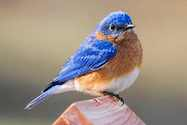
%> input picture Assignment7_Brandon/codingAssignment_Clustering/bluebird.jpeg, 187 x 125 px
$ octave assignmentClustering.m   (GNU Octave 9; MATLAB toolbox functions it lacks are replaced by stand-ins)
%> lines starting %> are read from the running program, lines starting %| are printed output that depends on the picture
%% SDSU Machine Learning Course (CompE510/EE600/CompE596)
%% Programming Assignment:  K-Means Clustering
%
%  Instructions
%  ------------
%
%  Dataset comes from:
%   https://leafyplace.com/types-of-birds/
%
%
%
%  This file contains code that helps you get started on the
%  k-means clustering assignment.
%
%
%  For this part of the assignment, you will need to change some
%  parts of the code below for various experiments (e.g., changing
%  the number of clusters).


% Initialization
clear ; close all; clc

%% =========== Part 1: Load Image ============================

fprintf('===== Part 1: Load Image ===== \n');

% Instructions: The following code loads and display image bluebird.jped
%               Hint: you can use functions "imread()" and "imshow()"
% ============================================================

% ====================== YOUR CODE HERE ======================
% Step 1: read the image and store it in "img"
img = imread('bluebird.jpeg');
%> img is the input picture: size 125x187x3 uint8; mean R, G, B 156.1, 142.3, 131.3

% Step 2: display the image
imshow(img);

% ============================================================

fprintf('Program paused. Press enter to continue.\n');
pause;

%% =========== Part 2: Cluster Pixels with K-means =============
fprintf('===== Part 2: Cluster Pixels with K-means ===== \n');

% Instructions: The following code cluster the data points (pixels) into K
%               clusters. Tune the value of K to see its impact.
%
%               Procedure:
%               First initilize the centroids
%               Then iterate following steps until convergence (iterate for a certain number of iterations)
%                   a: Assign each pixel into the cluster with centroid closest to it
%                   b: Update the centroids
% ============================================================


% ====================== YOUR CODE HERE ======================
% Step 1: Configure the number of clusters
K = 30;

% Step 2: scale the pixel values so that they fall within [0,1]
img = imread('bluebird.jpeg');
img = im2double(img);
%> img: size 125x187x3 double

% Step 3: convert the image as a 2d matrix
% Hint: if an image is of dimension (n,m,c), then reshape it
%       to a matrix of dimension (n*m,c)

[n, m, c] = size(img);
%> n = 125; m = 187; c = 3
X = reshape(img, n*m, c);

% Step 4: initilize the cluster centroids

rand_idx = randperm(size(X,1), K);
centroids = X(rand_idx, :);
%> centroids = 30 rows, first 12: [0.427 0.427 0.427; 0.525 0.455 0.416; 0.992 0.827 0.733; 0.698 0.643 0.529; 0.831 0.596 0.353; 0.518 0.471 0.424; 0.667 0.6 0.482; 0.498 0.424 0.447; 0.733 0.651 0.569; 0.737 0.784 0.886; 0.455 0.443 0.408; 0.0824 0.239 0.675]

% Step 5: iterate to cluster the pixels
num_iterations = 10;
SSE = zeros(num_iterations,1);
for iter = 1:num_iterations
% Step 5a: assign each pixel into a cluster

distances = pdist2(X, centroids);
[~, idx] = min(distances, [], 2);

% Step 5b: recalculate the centroids

    for k = 1:K
        centroids(k,:) = mean(X(idx == k,:), 1);
    end

    sse_iter = 0;
    for k = 1:K
        sse_iter = sse_iter + sum(sum((X(idx == k,:) - centroids(k,:)).^2));
    end
    SSE(iter) = sse_iter;

end
%> after the loop, SSE = [145.1; 116.7; 101.2; 91.59; 86.57; 83.07; 80.48; 78.95; 77.93; 77.12]; centroids = 30 rows, first 12: [0.413 0.415 0.414; 0.474 0.297 0.213; 0.938 0.825 0.768; 0.708 0.642 0.539; 0.943 0.72 0.537; 0.546 0.45 0.399; 0.659 0.587 0.485; 0.332 0.399 0.609; 0.735 0.678 0.564; 0.548 0.665 0.927; 0.448 0.427 0.394; 0.115 0.293 0.669]

% ============================================================
% Step 6: Plot a graph that shows the change of SSE (Sum of Squared Error) as a way
% to check convergence
figure;
plot(1:num_iterations, SSE, '-o');
xlabel('Iteration');
ylabel('Sum of Squared Error (SSE)');
title('K-means Clustering Convergence');
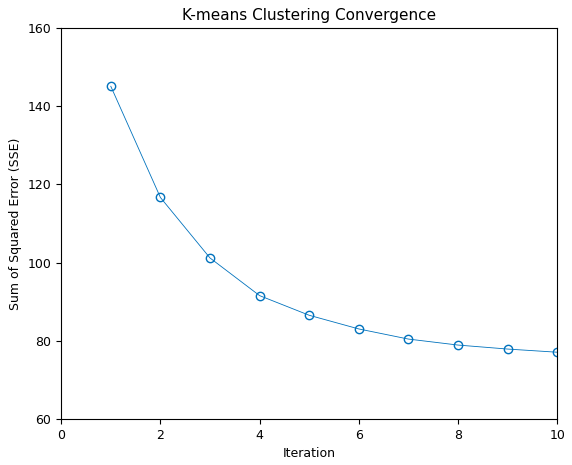
%> figure redrawn from the program's plot data; curve peaks at x = 1, y = 145.1

fprintf('Program paused. Press enter to continue.\n');
pause;

%% =========== Part 3: Construct the Compressed Image ================
fprintf('===== Part 3: Construct the Compressed Image ===== \n');

% Instructions: The following code construct and display the compressed image.
%               Hint: pixels within the same cluster have the same value as
%               the cluster centroid.
%
%
% ====================== YOUR CODE HERE ======================
X_compressed = centroids(idx, :);

img_compressed = reshape(X_compressed, n, m, c);
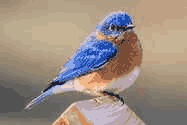
%> img_compressed: size 125x187x3 double; mean R, G, B 0.612, 0.558, 0.515; mean of the top-left, top-right, bottom-left and bottom-right quarters 0.637, 0.58, 0.497, 0.535


% ============================================================

% store the compressed image
imwrite(img_compressed, 'bluebird_compressed.jpeg');
% display the compressed image
fprintf('Compression is done. \n');
figure;
imshow(img_compressed)
title(sprintf('Compressed Image (K = %d)', K));
